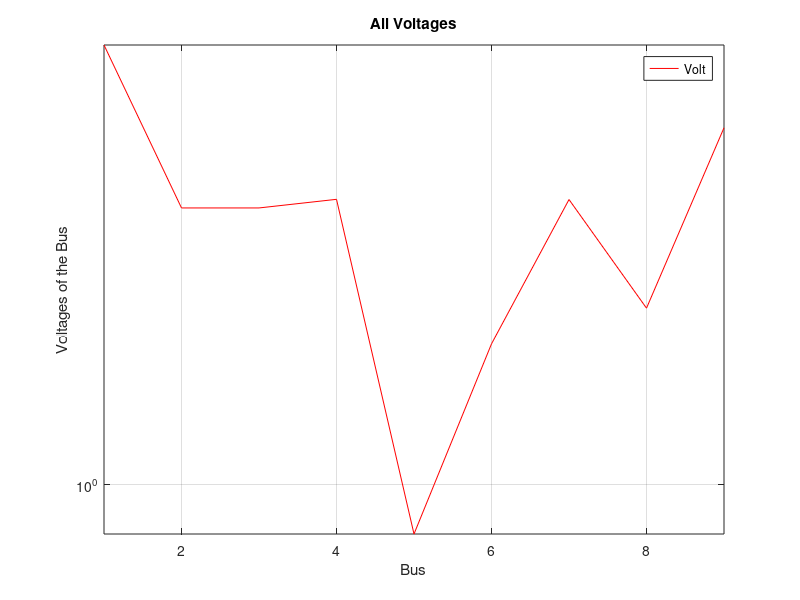

MATLAB code to generate this figure:
clear all
clc
%% Bus Datas
% % %     Bus Bus  Voltage  Angle  ---Generator------Load---
% % %     No  code   Mag.   Degree    MW    Mvar   MW    Mvar 
busdata=  [1   1    1.040     0        0     0      0      0;
           2   2    1.025     0       163    0      0      0;
           3   2    1.025     0        85    0      0      0;
           4   3    1.000     0        0     0      0      0;
           5   3    1.000     0        0     0     125    50;
           6   3    1.000     0        0     0      90    30;
           7   3    1.000     0        0     0      0      0;
           8   3    1.000     0        0     0     100    35;
           9   3    1.000     0        0     0      0      0];
%% Line Datas                                  
% %      Bus  bus     R        X       1/2 B    
% %       fb  tb     p.u.     p.u.     p.u.       T
linedata=[1   4    0.00000   0.05760  0.00000     1;
          2   7    0.00000   0.06250  0.00000     1;
          3   9    0.00000   0.05860  0.00000     1;
          4   5    0.01000   0.08500  0.17600/2   1;
          4   6    0.01700   0.09200  0.15800/2   1;
          5   7    0.03200   0.16100  0.30600/2   1;
          6   9    0.03900   0.17000  0.35800/2   1;
          7   8    0.00850   0.07200  0.14900/2   1;
          8   9    0.01190   0.10080  0.20900/2   1];
%% Data arranged for Linedata in the different vector 
fb=linedata(:,1);tb=linedata(:,2);
r=linedata(:,3);x=linedata(:,4);
b=linedata(:,5);a=linedata(:,6);
z=r+1i*x; 						% Impedance of Branch 
y=1./z;b=1i*b;  				% Admittance of Branch 
nl=length(fb);					% No of Branch 
No_of_Bus=max(max(fb),max(tb)); % No of Bus 
%% Formation of YBus matrix 
Y=zeros(No_of_Bus,No_of_Bus);				
for k=1:nl
    Y(fb(k),tb(k))=Y(fb(k),tb(k))-y(k)/a(k);
    Y(tb(k),fb(k))=Y(fb(k),tb(k));
end
for m=1:No_of_Bus                           
    for n=1:nl
        if fb(n)==m
            Y(m,m)=Y(m,m)+y(n)/a(n)^2+b(n);
        elseif tb(n)==m
            Y(m,m)=Y(m,m)+y(n)+b(n);
        end
    end
end
AP=real(Y);
RP=imag(Y);
G=abs(Y);
B=angle(Y)/pi*180; 
%% Initializations Bus Datas
BMva=100;
busNo=busdata(:,1);type=busdata(:,2);V=busdata(:,3);del=busdata(:,4);
Pg=busdata(:,5)/BMva;Qg=busdata(:,6)/BMva;Pl=busdata(:,7)/BMva;
Ql=busdata(:,8)/BMva;PV_Bus=find(type==2|type==1);
PQ_Bus=find(type==3);% type1(Slack),type2(PV_Bus Bus),type3(PQ_Bus Bus )
No_of_PQ_Bus=length(PQ_Bus);No_of_PV_Bus=length(PV_Bus);
Active_Power=Pg-Pl;Reactive_Power=Qg-Ql; 
Iter=1;Tol=1; % Iterantion And tolerance 
%% Newton Raphson Load Flow 
while Tol>4e-6
P = zeros(nl,1);
Q = zeros(nl,1);              % Calculate P and Q
      for i = 1:nl
          for k = 1:nl
              P(i)=P(i)+V(i)*V(k)*G(i,k)*cosd(B(i,k)-del(i)+del(k));
              Q(i)=Q(i)-V(i)*V(k)*G(i,k)*sind(B(i,k)-del(i)+del(k));
          end
      end
Psch=Active_Power-P;
Qsch=Reactive_Power-Q;
dP=Psch(2:No_of_Bus);         % Looking for Power Residuals of (P) in p.u
k=1;
dQ=zeros(No_of_PQ_Bus,1);
    for i=1:No_of_Bus
        if type(i)==3
            dQ(k,1)=Qsch(i);  % Looking for Power Residuals of (Q) in p.u
            k=k+1;
        end
    end
 M=[dP;dQ];                   % Delta Matrix in p.u
%% Formation Of J1
 J1 = zeros(No_of_Bus-1,No_of_Bus-1);
 for i = 1:(No_of_Bus-1)
     m = i+1;
     for k = 1:(No_of_Bus-1)
         n = k+1;
         if n == m
            for n=1:No_of_Bus
                J1(i,k) = J1(i,k) + V(m)*V(n)*G(m,n)*sind(B(m,n)-del(m)+del(n));
            end
                J1(i,k) = J1(i,k)-V(m)^2*RP(m,m);
         else
            J1(i,k) = J1(i,k)-V(n)*V(m)*G(n,m)*sind(B(n,m)-del(n)+del(m));
         end
      end
 end
%% Formation Of J2
 J2=zeros(No_of_Bus-1,No_of_PQ_Bus);
 for i=1:No_of_Bus-1
     m=i+1;
     for j=1:No_of_PQ_Bus
         n=PQ_Bus(j);
         if m==n
             for n=1:No_of_Bus
                 J2(i,j) = J2(i,j) + V(m)*V(n)*G(m,n)*cosd(B(m,n)-del(m)+del(n));
             end
                 J2(i,j)=J2(i,j)+V(m)*AP(m,m);
         else
                 J2(i,j) = V(m)*V(n)*G(m,n)*cosd(B(m,n)-del(m)+del(n));
         end
     end
 end
%% Formation Of J3
 J3 = zeros(No_of_PQ_Bus,No_of_Bus-1);
 for i = 1:No_of_PQ_Bus
     m = PQ_Bus(i);
     for j = 1:No_of_Bus-1
         n = j+1;
         if n == m
              for n=1:No_of_Bus
                 J3(i,j) = J3(i,j) + V(m)*V(n)*G(m,n)*cosd(B(m,n)-del(m)+del(n));
              end
                 J3(i,j)=J3(i,j)-V(m)^2*AP(m,m);
         else
                 J3(i,j) = -V(n)*V(m)*G(n,m)*cosd(B(n,m)-del(n)+del(m));
         end
     end
 end
%% Formation Of J4
J4=zeros(No_of_PQ_Bus,No_of_PQ_Bus);
for i=1:No_of_PQ_Bus
    m=PQ_Bus(i);
    for j=1:No_of_PQ_Bus
        n=PQ_Bus(j);
        if m==n
            for n=1:No_of_Bus
                J4(i,j) = J4(i,j) - V(n)*G(m,n)*sind(B(m,n)-del(m)+del(n));
            end
                J4(i,j)=J4(i,j)-V(m)*RP(m,m);
        else
                J4(i,j) = - V(n)*G(m,n)*sind(B(m,n)-del(m)+del(n));
        end
    end
end
J=[J1 J2;J3 J4];
X=inv(J)*M;
dTh=X(1:No_of_Bus-1);                   % Change in angle 
dV=X(No_of_Bus:end);                    % change in volatge mag 
del(2:No_of_Bus)=del(2:No_of_Bus)+dTh;  % Voltage angle update 

% Voltage mag update 
k=1;
for n=2:No_of_Bus
   if type(n)==3
      V(n)=V(n)+dV(k);
      k=k+1;
   end
end
    Convergence_curve=V;
    Iter=Iter+1;
    Tol=max(abs(M));
end
% Conversion del from radian to degree
deli=del.*3.14/180;

%% Arus saluran from bus to bus
VI=V+1i.*deli;
for n=1:nl
    If(n)=((VI(fb(n))-VI(tb(n))).*y(n));
    Ir(n)=((VI(tb(n))-VI(fb(n))).*y(n));
end
   If=real(If)+1i*(imag(If).*-1);
   Ir=real(Ir)+1i*(imag(Ir).*-1);

%% Aliran daya dan Rugi Daya
for n=1:nl
    Sf(n)=(VI(fb(n))).*(If(n));
    Sr(n)=(VI(tb(n))).*(Ir(n));
end
   V;
   del;  
   P=P*BMva;
   Q=Q*BMva;
   Qr=sum(abs(Q));
   S=sqrt((P.^2) + (Q.^2));
   Pf=P./S;
   Pf_mean=mean(abs(Pf));
   If;
   Ir;
   Sf=Sf.*BMva; 
   Sr=Sr.*BMva; 
   SSS=Sf+Sr;
   SS=sum(SSS);
   V=V.*BMva;  
%% Looking for Ploss
for n=1:nl % No of Branch
    Pl(n)=((P(tb(n)).^2+Q(tb(n)).^2)./V(tb(n)).^2).*r(n);
    Ql(n)=((P(tb(n)).^2+Q(tb(n)).^2)./V(tb(n)).^2).*x(n);
end
for n=1:nl % No of Branch
    Pl(n)=(Pl(n))./Q(tb(n));
    Ql(n)=(Ql(n))./P(tb(n));
end
V=V./BMva;
% Looking for Ploss
for n=1:nl % No of Branch
    Pll(n)=(2.*Q(tb(n)).*r(n))./V(tb(n)).^2;
    Qll(n)=(2.*Q(tb(n)).*x(n))./V(tb(n)).^2;
end
Pll=Pll';
Qll=Qll';
Vnorm=V./0.95;
 %% Load Flow Solution 
disp('----------------------------------------');
disp('  Newton Raphson Loadflow Solution    ');
disp('----------------------------------------');
disp(' |Bus |   |Voltage|    |Angle |   |Power |  |Active|  |Reactive|');
disp(' | No |   |pu     |    |Degree|   |Factor|  |Power |  |Power   |');
disp('-------------------------------------------------------------------');
for m=1:No_of_Bus 
    fprintf(' %4g   ' ,m);
    fprintf(' %8.3f    ' ,V(m));
    fprintf(' %8.3f  ' ,del(m));
    fprintf(' %8.3f  ' ,Pf(m));
    fprintf(' %8.3f  ' ,P(m));
    fprintf(' %8.3f  ' ,Q(m));
    fprintf('\n');
end
disp('-------------------------------------------------------------------');
display(['System Losses ', num2str(SS)]);
fprintf( 'Number Of Ieration %4g \n',Iter); 
 %% Loss Sensitivity Factors 
disp('----------------------------------------');
disp('  Loss Sensitivity Factors    ');
disp('----------------------------------------');
disp(' |Voltages | |Active Power| |Reactive Power|');
disp(' |Norm     | |Losses      | |Losses        |');
disp(' |(Bus)    | |(Line)      | |(Line)        |');
disp('----------------------------------------');
for m=1:No_of_Bus 
    fprintf(' %9.4f   ' ,Vnorm(m));
    fprintf(' %9.4f    ' ,Pll(m));
    fprintf(' %9.4f  ' ,Qll(m));
    fprintf('\n');
end
disp('----------------------------------------');
disp('### Created by Irfan Rizali ###');
%% Draw objective space
subplot(1,1,1);
semilogy(Convergence_curve,'Color','r')
title('All Voltages')
xlabel('Bus');
ylabel('Voltages of the Bus');
axis tight
grid on
box on
legend('Volt')